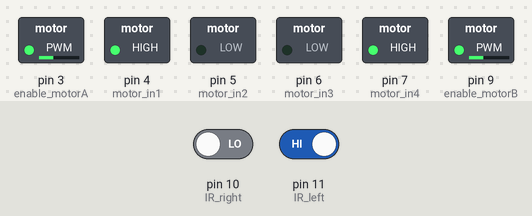
Simulated run of this sketch. Board: Arduino Uno, built with avr-gcc and run on an emulated ATmega328P. On the bench: switched loads named in the sketch (green lamp = pin HIGH). Inputs (shaded band) come from the test bench; at power-on: pin 10 (IR_right) LOW, pin 11 (IR_left) HIGH.

Above: at 1.2 s.
1.3 s: pin 10 (IR_right) driven HIGH
At 1.7 s:
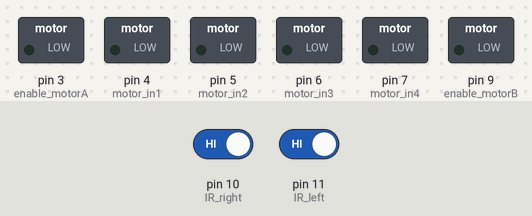
2.8 s: pin 11 (IR_left) driven LOW
At 4.0 s:
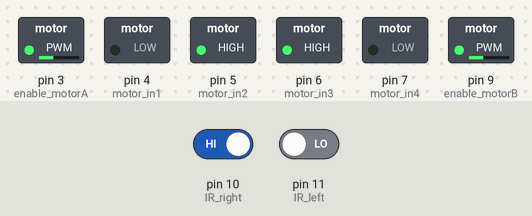
4.3 s: pin 10 (IR_right) driven LOW
At 5.1 s:
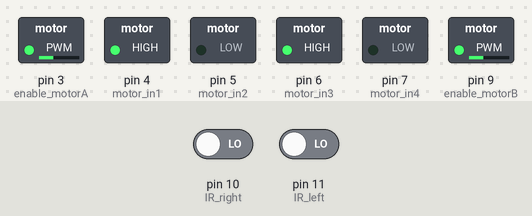
5.8 s: pin 11 (IR_left) driven HIGH
At 6.1 s:
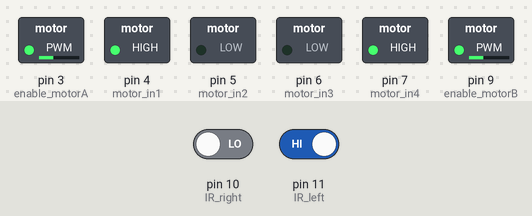
Timing chart, 0 to 8.3 s (numbered marks = the images above; inputs shaded):
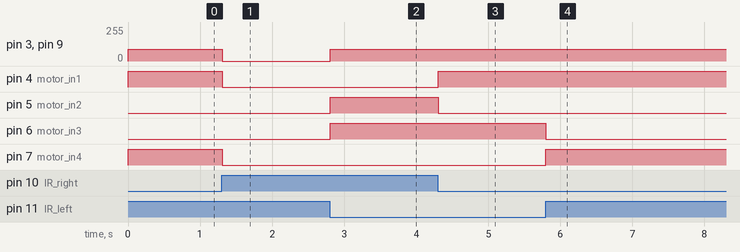

Measured:
- after the input at 1.3 s, pin 3 (enable_motorA), pin 9 (enable_motorB): 90/255 → 0/255 at once; pin 4 (motor_in1), pin 7 (motor_in4): HIGH → LOW at once
- after the input at 2.8 s, pin 3 (enable_motorA), pin 9 (enable_motorB): 0/255 → 90/255 at once; pin 5 (motor_in2), pin 6 (motor_in3): LOW → HIGH at once
- after the input at 4.3 s, pin 4 (motor_in1): LOW → HIGH at once; pin 5 (motor_in2): HIGH → LOW at once
- after the input at 5.8 s, pin 6 (motor_in3): HIGH → LOW at once; pin 7 (motor_in4): LOW → HIGH at once

The sketch:

Line_following_robo.ino
```cpp
int full_speed = 120;
int half_speed = 90;
int turn_speed = 90;

//Right side
int enable_motorA = 3;
int motor_in1 = 4;
int motor_in2 = 5;
int IR_right = 10;
int right;
//Left side
int motor_in3 = 6;
int motor_in4 = 7;
int enable_motorB = 9;
int IR_left = 11;
int left;

void forward(int motor_speed, int enable, int input1, int input2){
  digitalWrite(input1, HIGH);
  digitalWrite(input2, LOW);
  analogWrite(enable, motor_speed);
}

void backward(int motor_speed, int enable, int input1, int input2){
  digitalWrite(input1, LOW);
  digitalWrite(input2, HIGH);
  analogWrite(enable, motor_speed);
}

void stop_motor(int enable, int input1, int input2){
  digitalWrite(input1, LOW);
  digitalWrite(input2, LOW);
  digitalWrite(enable, LOW);
}

void setup() {
  // put your setup code here, to run once:
  //Right side
  pinMode(enable_motorA, OUTPUT);
  pinMode(motor_in1, OUTPUT);
  pinMode(motor_in2, OUTPUT);
  pinMode(IR_right, INPUT);

  pinMode(motor_in3, OUTPUT);
  pinMode(motor_in4, OUTPUT);
  pinMode(enable_motorB, OUTPUT);
  pinMode(IR_left, INPUT);
}

void loop() {
  // put your main code here, to run repeatedly:
  /*
  //FORWARD
  forward(255, enable_motorA, motor_in1, motor_in2);
  forward(255, enable_motorB, motor_in3, motor_in4);
  delay(2000);
  //BACKWARD
  backward(255, enable_motorA, motor_in1, motor_in2);
  backward(255, enable_motorB, motor_in3, motor_in4);
  delay(2000);
  //SPIN LEFT
  forward(255, enable_motorA, motor_in1, motor_in2);
  backward(255, enable_motorB, motor_in3, motor_in4);
  delay(2000);
  //SPIN RIGHT
  backward(255, enable_motorA, motor_in1, motor_in2);
  forward(255, enable_motorB, motor_in3, motor_in4);
  delay(2000);
  stop_motor(enable_motorA, motor_in1, motor_in2);
  stop_motor(enable_motorB, motor_in3, motor_in4);
  */
  right = digitalRead(IR_right);
  left = digitalRead(IR_left);

  if (not right and not left){
    forward(half_speed, enable_motorA, motor_in1, motor_in2);
    forward(half_speed, enable_motorB, motor_in3, motor_in4);
  }
  else if (not right and left){
    forward(half_speed, enable_motorA, motor_in1, motor_in2);
    backward(turn_speed, enable_motorB, motor_in3, motor_in4);
    delay(10);
  }
  else if (right and not left){
    backward(turn_speed, enable_motorA, motor_in1, motor_in2);
    forward(half_speed, enable_motorB, motor_in3, motor_in4);
    delay(10);
  }
  else{
    stop_motor(enable_motorA, motor_in1, motor_in2);
    stop_motor(enable_motorB, motor_in3, motor_in4);
    delay(100);
  }

}
```
